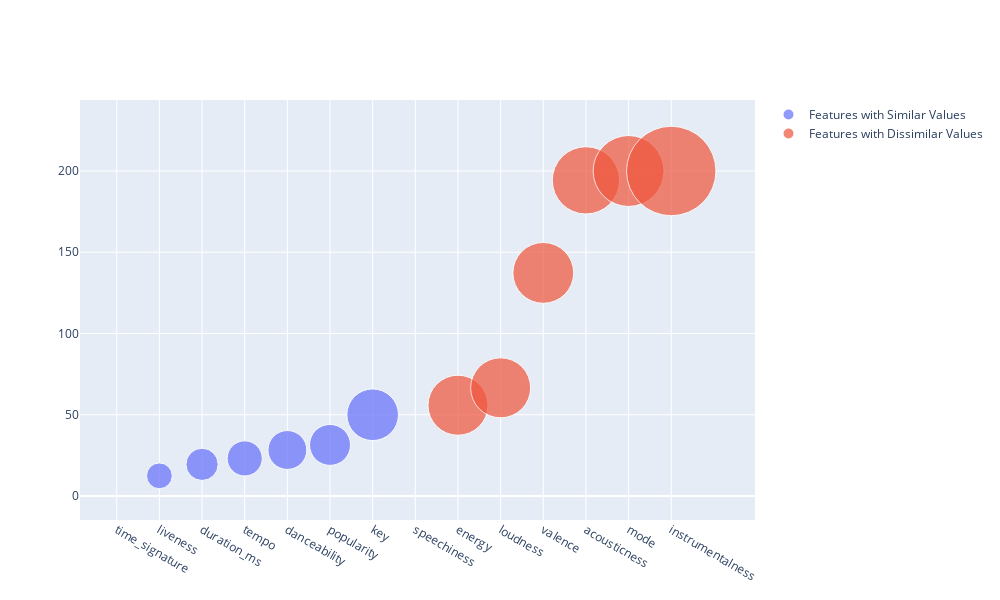

Notebook cell for this chart:
### Code cell
difference = {}
for col in df_num.drop(columns=['id']):
    diff_perc = abs(100 * abs(df_num[col].diff()[1]) / (df_num[col].sum() / 2))
    difference[col] = diff_perc


difference = dict(sorted(difference.items(), key=lambda x:x[1]))

sizes = list(difference.values())

fig = go.Figure(data=[go.Scatter(
    x=list(difference.keys()),
    y=list(difference.values()),
    name='Values Similarity',
    mode='markers',
    marker=dict(
        size=sizes,
        sizemode='area',
        sizeref=0.3*max(sizes)/(40.**2),
        sizemin=10,
    )
)], layout=dict(
    legend=dict(
        itemsizing='constant'
    )
))

fig.update_layout(
    autosize=False,
    width=1000,
    height=600,)

fig.show()

### Figure 1 — Plotly figure (JSON) as saved in the notebook; plotly's stock layout.template omitted (floating-point values rounded to 4 significant figures)
{"data": [{"marker": {"size": [0, 12.42, 19.48, 23.13, 28.31, 31.45, 50, 52.83, 55.85, 66.57, 137.3, 194.3, 200, 200], "sizemin": 10, "sizemode": "area", "sizeref": 0.0375}, "mode": "markers", "name": "Features with Similar Values", "type": "scatter", "x": ["time_signature", "liveness", "duration_ms", "tempo", "danceability", "popularity", "key"], "y": [0, 12.42, 19.48, 23.13, 28.31, 31.45, 50]}, {"marker": {"size": [0, 12.42, 19.48, 23.13, 28.31, 31.45, 50, 52.83, 55.85, 66.57, 137.3, 194.3, 200, 200], "sizemin": 30, "sizemode": "area", "sizeref": 0.0125}, "mode": "markers", "name": "Features with Dissimilar Values", "type": "scatter", "x": ["speechiness", "energy", "loudness", "valence", "acousticness", "mode", "instrumentalness"], "y": [52.83, 55.85, 66.57, 137.3, 194.3, 200, 200]}], "layout": {"autosize": false, "height": 600, "legend": {"itemsizing": "constant"}, "width": 1000}}
